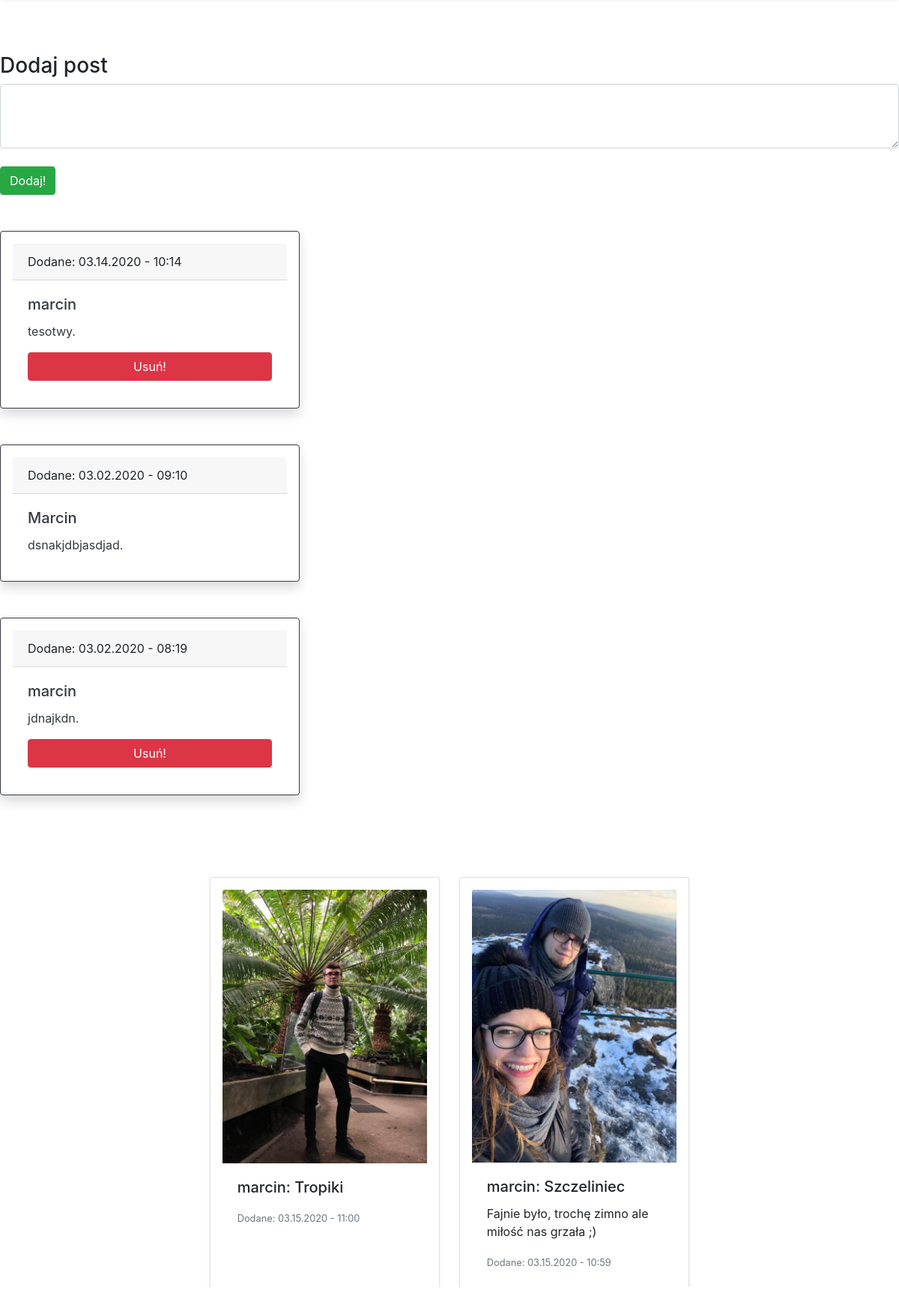
The page /loggedin/ (signed in, lower part) on the database as committed earlier.
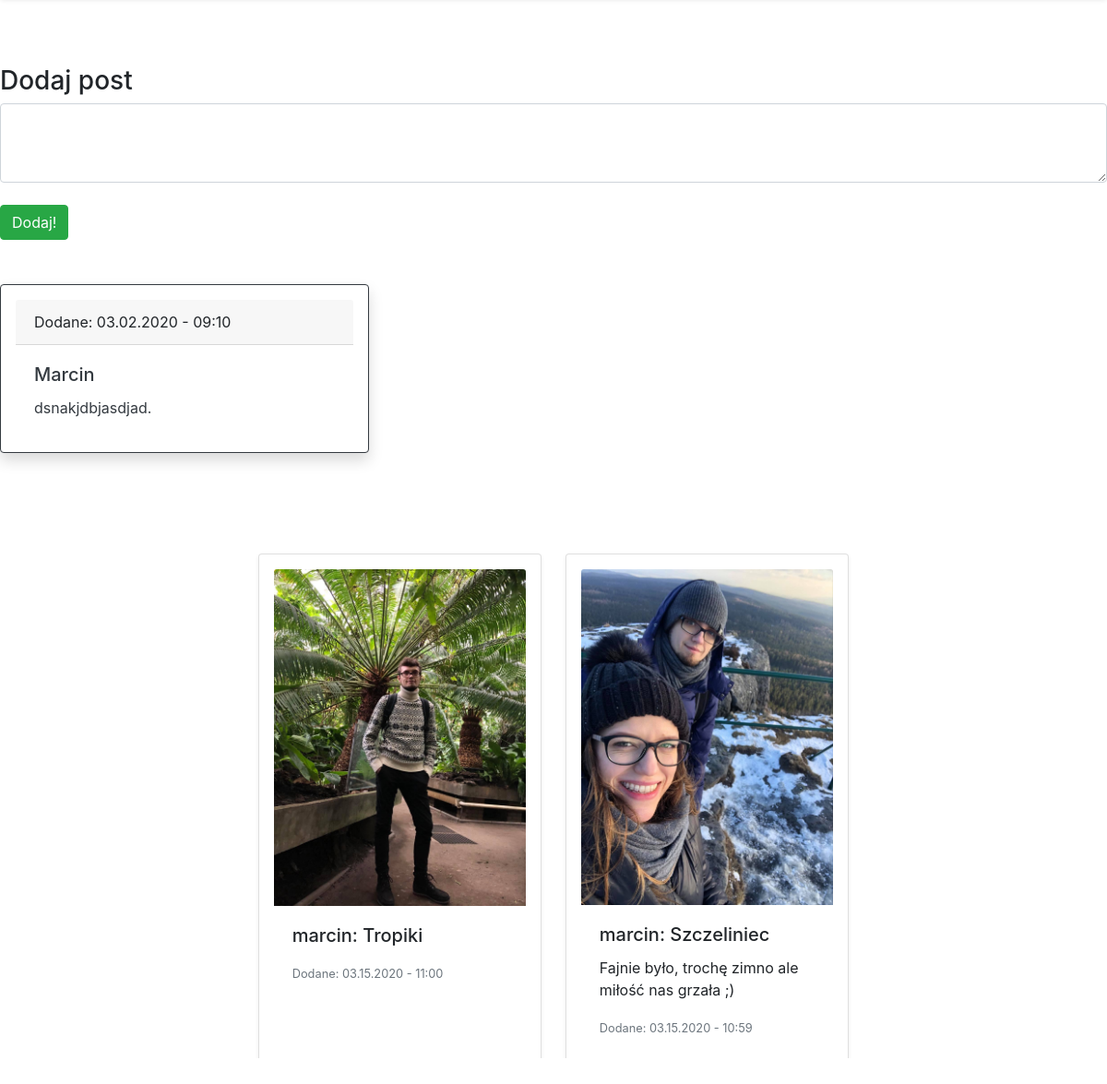
The same page on the database as committed later.
### logged/models.py (models this page shows, shortened)
class Post(models.Model):
    author = models.CharField(max_length=256, default='None')
    text = models.TextField()
    date = models.DateTimeField(auto_now_add=True)

class Photo(models.Model):
    author = models.CharField(max_length=256, default='None')
    title = models.CharField(max_length=256, default='None', blank=True, help_text='Title, optional')
    desc = models.TextField(blank=True, help_text='Description, optional')
    date = models.DateTimeField(auto_now=True)
    photo = models.ImageField(upload_to = './')

### Authentication/views.py (the view, shortened to what this page needs)
# urls.py: path('loggedin/', Logedin, name='logedin'),
@login_required
def Logedin(request):
    if request.method == 'GET':
        families = Family.objects.filter()
        my_families = [] # families that I belong to
        events = Event.objects.all()# all database events
        members_of_my_families = []
        events_in_my_families = []
        for family in families:
            for member in family.members.all():
                if str(member) == str(request.user.username):
                    my_families.append(family)
        for family in my_families:
            for member in family.members.all():
                members_of_my_families.append(member.member)
        members_of_my_families = list(dict.fromkeys(members_of_my_families))
        for event in events:
            if event.author in members_of_my_families:
                events_in_my_families.append(event)
        events_in_my_families = list(dict.fromkeys(events_in_my_families))
        for event_in_family in events_in_my_families:
            if event_in_family.month < datetime.datetime.now().month:
                event_in_family.this_year = datetime.datetime(datetime.datetime.now().year + 1, event_in_family.month,
                                                              event_in_family.month)
            elif event_in_family.month > datetime.datetime.now().month:
                event_in_family.this_year = datetime.datetime(datetime.datetime.now().year,
                                                              event_in_family.month,
                                                              event_in_family.month)
            else:
                if event_in_family.day < datetime.datetime.now().day:
                    event_in_family.this_year = datetime.datetime(datetime.datetime.now().year + 1,
                                                                  event_in_family.month,
                                                                  event_in_family.month)
                else:
                    event_in_family.this_year = datetime.datetime(datetime.datetime.now().year,
                                                                  event_in_family.month,
                                                                  event_in_family.month)
        sorted_events = sorted(events_in_my_families, key=attrgetter('this_year'))
        posts = Post.objects.all().order_by('-date') #all posts
        posts_in_my_families = []
        for post in posts:
            if post.author in members_of_my_families:
                posts_in_my_families.append(post)
        posts_in_my_families = list(dict.fromkeys(posts_in_my_families))
        photos = Photo.objects.all().order_by('-date')  # all photos
        photos_in_my_families = []
        for photo in photos:
            if photo.author in members_of_my_families:
                photos_in_my_families.append(photo)
        photos_in_my_families = list(dict.fromkeys(photos_in_my_families))
        return render(request, 'Authentication/loggedin.html',{'my_families':my_families, 'events_in_my_families':sorted_events, 'members_of_my_families':members_of_my_families,'posts_in_my_families':posts_in_my_families,'photos_in_my_families':photos_in_my_families})

### Authentication/models.py (called while the page is built)
    def __str__(self):
        return self.member

### Authentication/templatetags/filters.py (called while the page is built)
@register.filter(name='month')
def month(value):
    result = None
    if value == 1:
        result = 'styczeń'
    if value == 2:
        result = 'luty'
    if value == 3:
        result = 'marzec'
    if value == 4:
        result = 'kwiecień'
    if value == 5:
        result = 'maj'
    if value == 6:
        result = 'czerwiec'
    if value == 7:
        result = 'lipiec'
    if value == 8:
        result = 'sierpień'
    if value == 9:
        result = 'wrzesień'
    if value == 10:
        result = 'październik'
    if value == 11:
        result = 'listopad'
    if value == 12:
        result = 'grudzień'
    return result

### Authentication/templates/Authentication/loggedin.html (shortened to what this page needs)
{% extends 'Authentication/base.html' %}
{% load filters %}
{% block content %}
<br><br>
{% if not my_families%}
<h2>Czas dołączyć do jakiejś rodziny</h2> <br>
<h4>Stwórz jako pierwszy swoją rodzię lub poproś osobę która zaprosiła Cię do Familiara o ID rodziny do której chciałbyś dołączyć</h4><br><br>
    <a href="{% url 'createfamily'%}" class="btn btn-primary btn-block">Stwórz rodzinę</a><br>
    <a href="{% url 'joinfamily'%}" class="btn btn-primary btn-block">Dołącz do istniejące rodziny</a><br>
{% else %}
<h3>Nadchodzące wydarzenia:</h3><br>
{% for event in events_in_my_families %}
<br>
{% endfor %}
<dvi>
    <div>
        <form method="POST">
            <h3>Dodaj post</h3>
           <textarea name='send_post' id='send_post' rows="3" cols="50" class="form-control"></textarea><br>
           <button type="submit" class="btn btn-success">Dodaj!</button>
        </form>
    </div>
 <br><br>
    <div>
        {% if posts_in_my_families %}
            {% for post in posts_in_my_families %}
            <div class="card border-dark mb-3 shadow p-3 mb-5 bg-white rounded" style="max-width: 25rem;">
              <div class="card-header">Dodane: {{post.date |date:"m.d.Y - h:i"}}</div>
              <div class="card-body text-dark">
                <h5 class="card-title">{{ post.author }}</h5>
                <p class="card-text">{{ post.text }}.</p>
                  {% if post.author == user.username %}
                    <form method="POST">
                       <button type="submit" class="btn btn-danger btn-block">Usuń!</button>
                    </form>
                  {% endif %}
              </div>
            </div>
                 {% endfor %}
        {% else %}
        <h2>Nikt z Twoich rodzin nie dodał jeszcze posta, bądź pierwszy!</h2>
        {% endif %}
    </div>
<br>
<br>
{% if photos_in_my_families %}
<div style="max-height:70vh;overflow:scroll;overflow-x: hidden;">
<div class="row justify-content-md-center">
    {% for photo in photos_in_my_families %}
  <div class="card col-sm-3 shadow-sm p-3 mb-5 bg-white rounded" style="margin:0.8em">
    <img class="card-img-top" src="{{ photo.photo.url }}" alt="Card image cap">
    <div class="card-body">
      <h5 class="card-title">{{ photo.author }}: {{ photo.title }}</h5>
      <p class="card-text">{{ photo.desc }}</p>
      <p class="card-text"><small class="text-muted">Dodane: {{photo.date |date:"m.d.Y - h:i"}}</small></p>
    </div>
  </div>
    {% endfor %}
</div>
</div>
<br><br>
{% endif %}
{% endif %}
{% endblock %}

Rows that differ between the two databases and show on the page:
removed Post: date "03.14.2020 - 10:14", author "marcin", text "tesotwy"
removed Post: date "03.02.2020 - 08:19", author "marcin", text "jdnajkdn"
